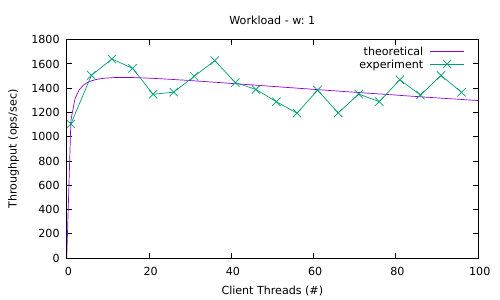

Generate this figure with gnuplot:
set terminal pdf
set output './workloads/workload2/workload2.pdf'
set xlabel 'Client Threads (#)'
set ylabel 'Throughput (ops/sec)'
set title 'Workload - w: 1'
lambda = 1131.1959551617
delta = 0.7211525602
kappa = 0.0014960699
usl(x) = (lambda*x)/(1 + delta*(x-1) + kappa*x*(x-1))
plot [0:100] [0:1800] usl(x) title 'theoretical', './workloads/workload2/results-throughput.dat' using ($1):($2) title 'experiment' with linespoints
set xlabel 'Client Threads (#)'
set ylabel 'Latency (ms)'
set title 'Workload (Latency) - w: 1'
plot [0:100] [0:900] './workloads/workload2/results-latency-read.dat' using ($1):($2 / 1000) title 'read' with linespoints,'./workloads/workload2/results-latency-update.dat' using ($1):($2 / 1000) title 'update' with linespoints,'./workloads/workload2/results-latency-scan.dat' using ($1):($2 / 1000) title 'scan' with linespoints,'./workloads/workload2/results-latency-insert.dat' using ($1):($2 / 1000) title 'insert' with linespoints